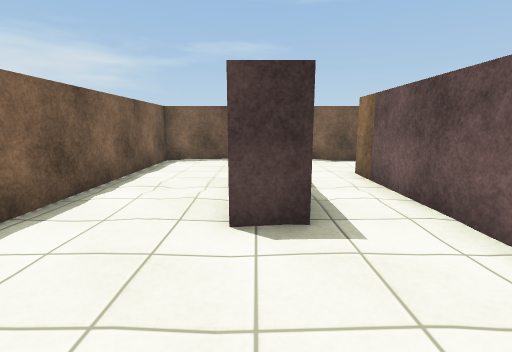
view 1 (above)

15 first-person views from a walk through a scene from a Unity 3-D project. The camera is 1.2 m above the floor, tilts 10° down and sees 85° across. The floor is counted in squares, 1 m on a side. Each view is taken from the middle of a square. On the plan, view 1 faces up. The plan holds only what a view shows up to about 13 squares ahead; the rest is blank. The place goes on beyond the plan. The player character is not drawn. Some animated figures are left out. Door leaves are left out, so doorways stand open. Some surface patterns are stand-ins.

view 2
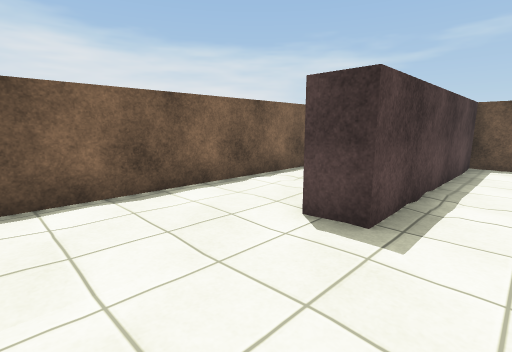

view 3
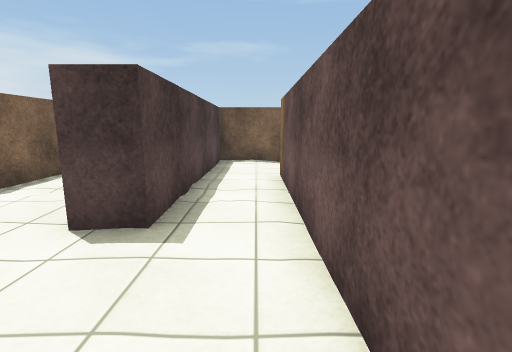

view 4
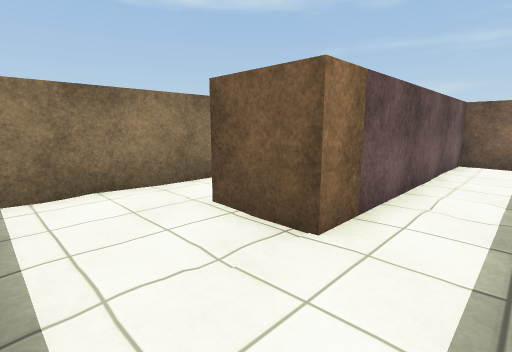

view 5
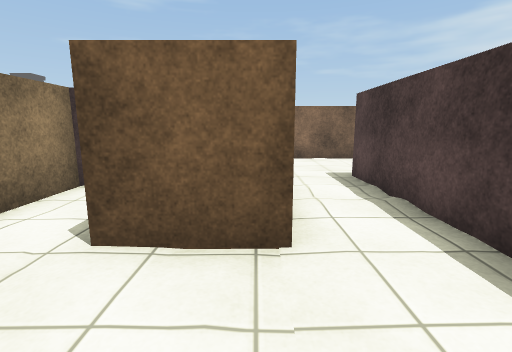

view 6
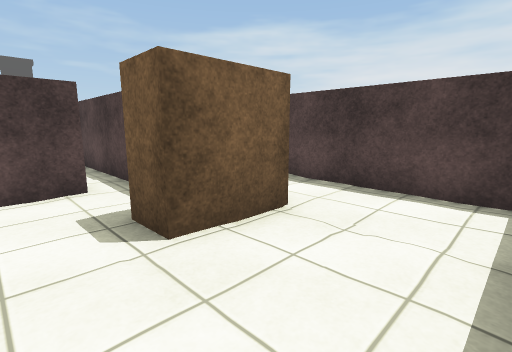

view 7
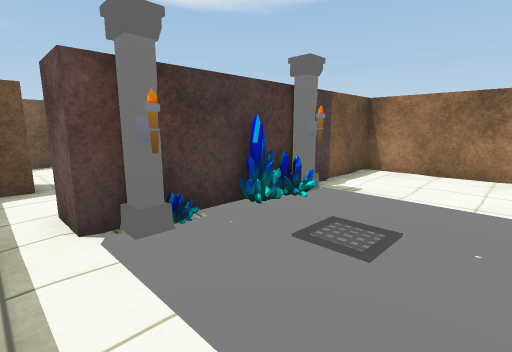

view 8
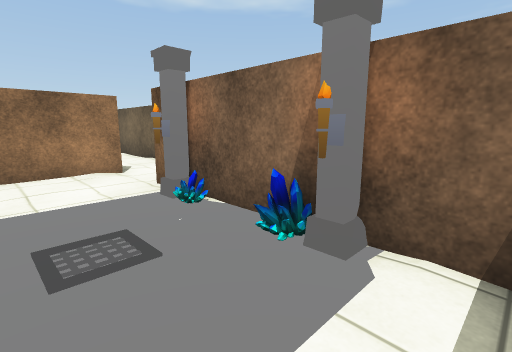

view 9
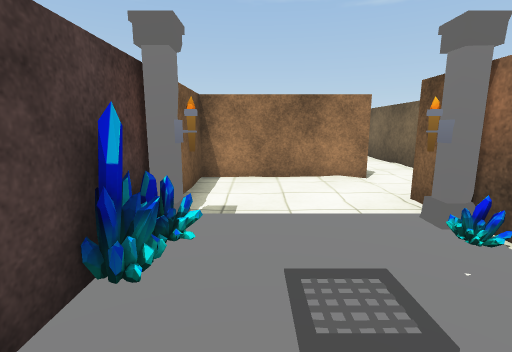

view 10
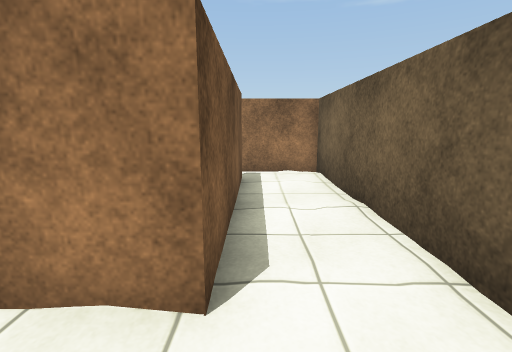

view 11
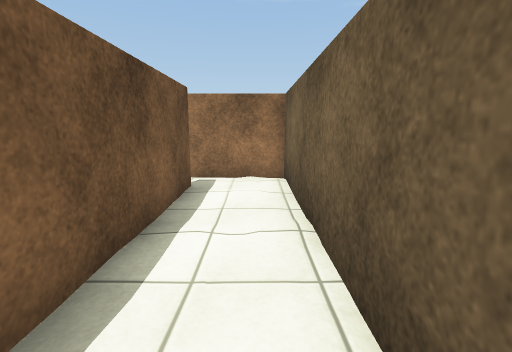

view 12
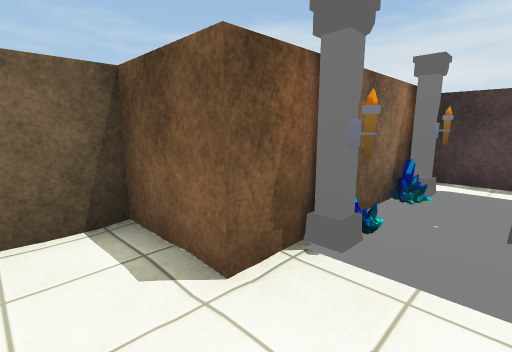

view 13
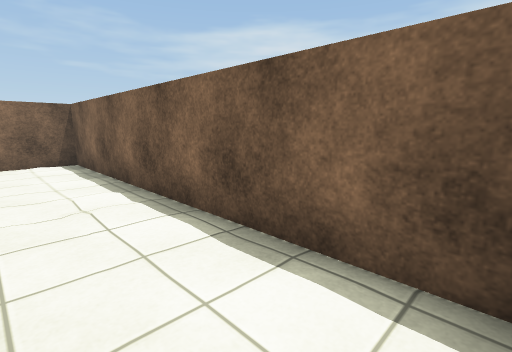

view 14
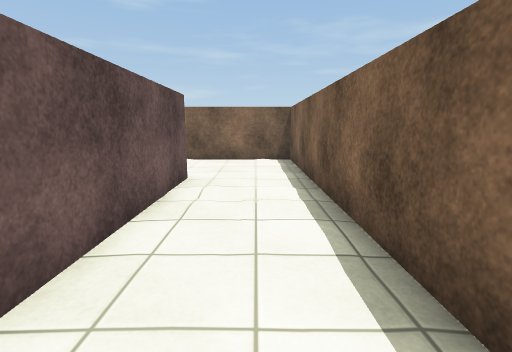

view 15
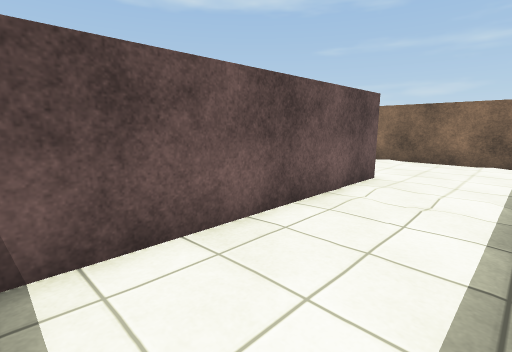

### Floor plan
Ten units are one square. View 1 is at (0, 0); x grows to the right and y downward. Boxes are objects, and circles mark ways between rooms. Rooms are numbered by the first view taken in them; rooms with no view inside come last. Other rooms are left out.
<svg viewBox="-38 -108 220 140">
<path fill="none" stroke="#000" d="M47 -43 67 -43 67 -99M-10 -103 -33 -103 -33 7 26 7 26 -73 47 -73 47 -63 42 -63M56 -103 7 -103 7 -33 -3 -33 -3 -100M65 -33 55 -33M47 -34 47 -43M40 7 97 7 97 27 177 27 177 4M36 -36 36 8M166 7 117 7 117 -33 90 -33"/>
<rect x="45" y="-5" width="10" height="10" fill="#bbb"><title>other object</title></rect>
<rect x="45" y="-35" width="10" height="10" fill="#bbb"><title>other object</title></rect>
<rect x="65" y="-35" width="20" height="10" fill="#bbb"><title>other object</title></rect>
<rect x="75" y="-5" width="10" height="10" fill="#bbb"><title>other object</title></rect>
<circle cx="40" cy="-40" r="3" fill="#2a7"/>
<text x="10" y="-60">1</text>
<text x="90" y="-10">2</text>
</svg>
Room 1 opens to room 2.

Where each view was taken, in squares from view 1:
view 1: 0 up, 0 right, facing up
view 2: 0 up, 2 right, facing up-left
view 3: 0 up, 2 right, facing up
view 4: 10 up, 1 right, facing down-right
view 5: 10 up, 3 right, facing down
view 6: 10 up, 6 right, facing down-left
view 7: 0 up, 4 right, facing up-right
view 8: 2 up, 4 right, facing down-right
view 9: 2 up, 5 right, facing right
view 10: 1 down, 10 right, facing right
view 11: 2 down, 11 right, facing right
view 12: 1 up, 11 right, facing down-left
view 13: 10 up, 1 left, facing down-left
view 14: 10 up, 2 left, facing down
view 15: 10 up, 3 left, facing down-right
